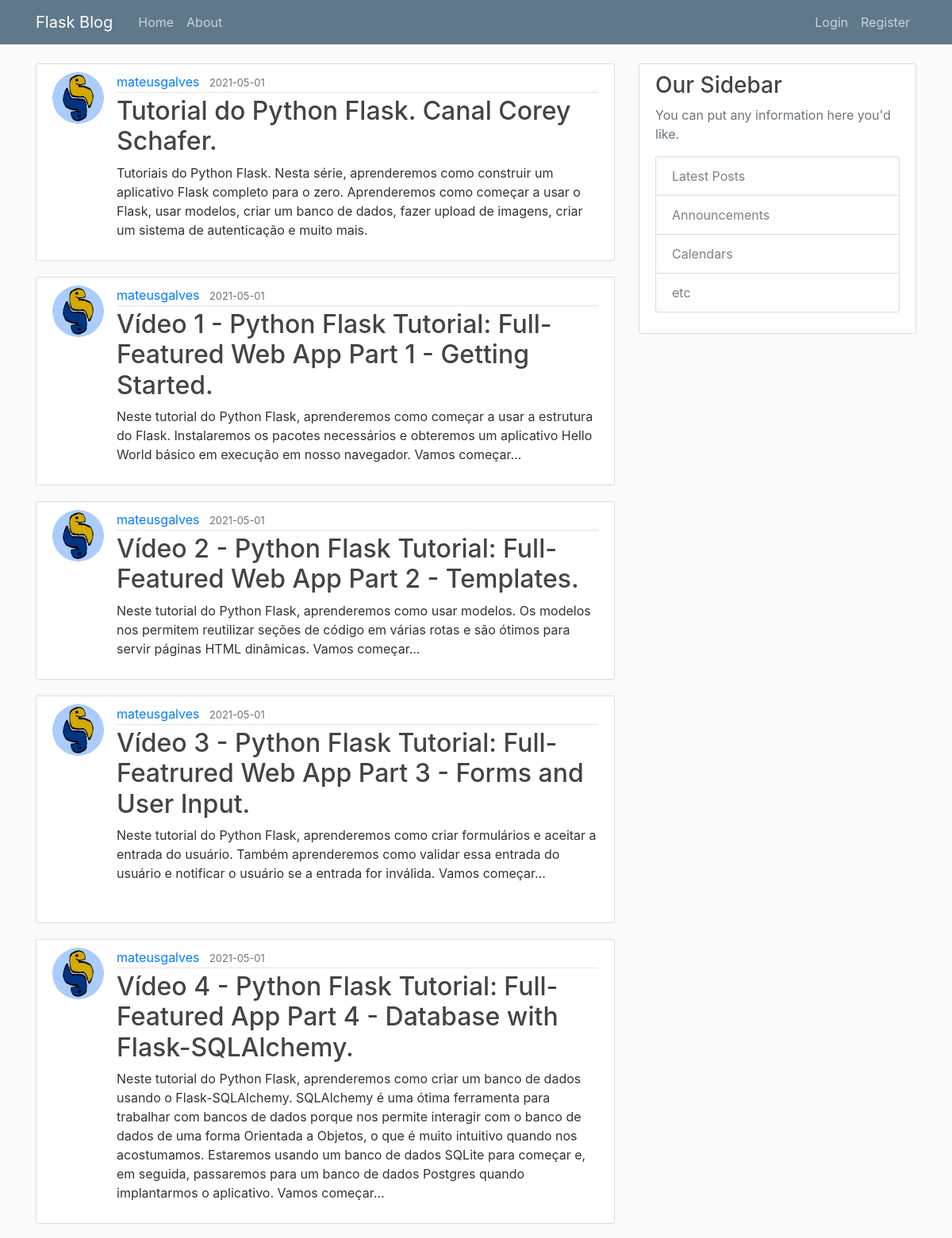
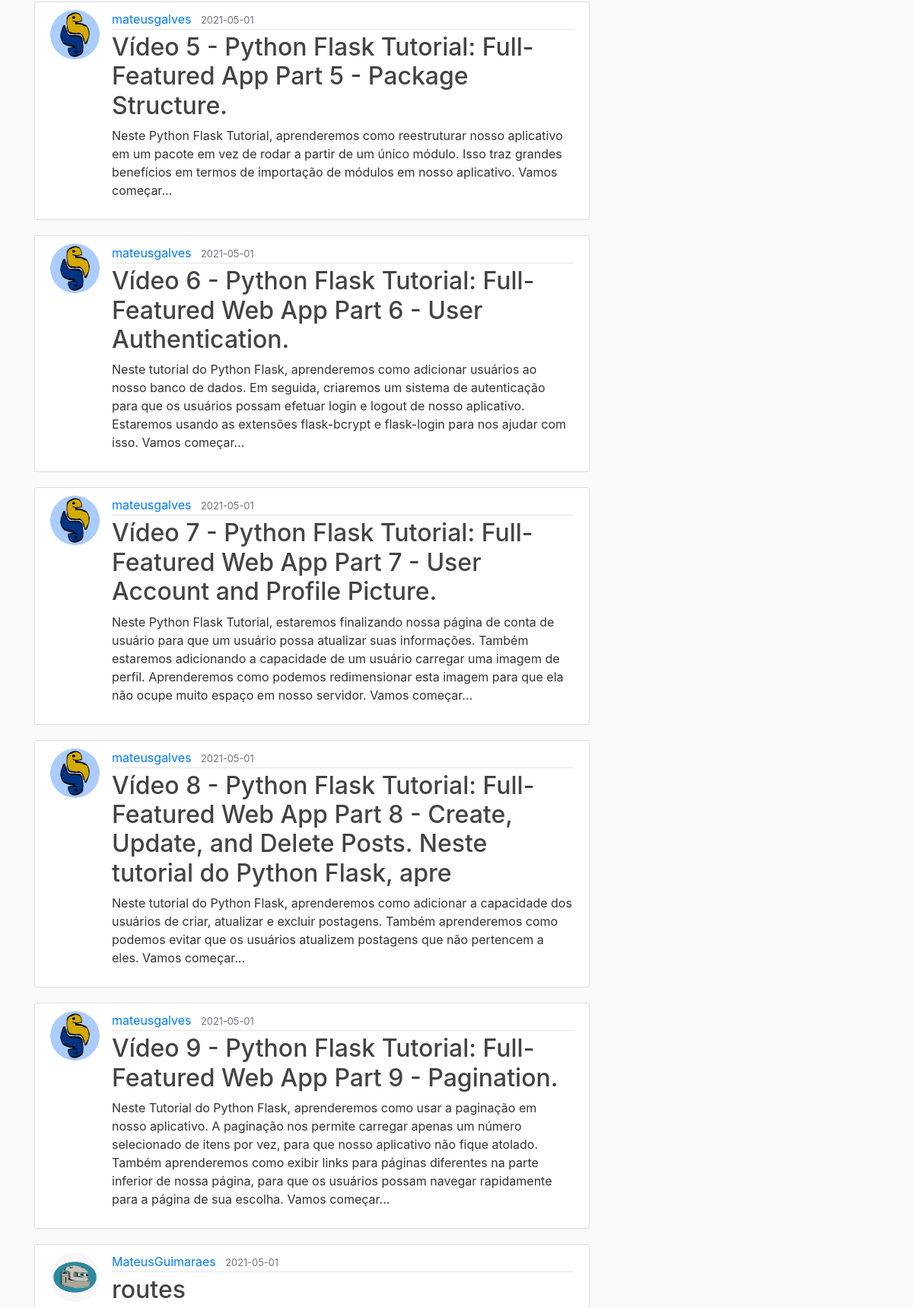
The page /home (upper part) on the database its author committed (2 pictures, top to bottom).
### flaskblog/models.py (models this page shows, shortened)
class Post(db.Model):
    id = db.Column(db.Integer, primary_key=True)
    title = db.Column(db.String(100), nullable=False)
    date_posted = db.Column(db.DateTime, nullable=False, default=datetime.utcnow)
    content = db.Column(db.Text, nullable=False)
    user_id = db.Column(db.Integer, db.ForeignKey('user.id'), nullable=False)

class User(db.Model, UserMixin):
    id = db.Column(db.Integer, primary_key=True)
    username = db.Column(db.String(20), unique=True, nullable=False)
    email = db.Column(db.String(120), unique=True, nullable=False)
    image_file = db.Column(db.String(20), nullable=False, default='default.jpg')
    password = db.Column(db.String(60), nullable=False)
    posts = db.relationship('Post', backref='author', lazy=True)

### flaskblog/routes.py (the view)
@app.route("/")
@app.route("/home")
def home():
    posts = Post.query.all()
    return render_template('home.html', posts=posts)

### flaskblog/templates/home.html
{% extends "layout.html" %}
{% block content %}
    {% for post in posts %}
        <article class="media content-section">
          <img class="rounded-circle article-img" src="{{ url_for('static', filename='profile_pics/' + post.author.image_file) }}">
          <div class="media-body">
            <div class="article-metadata">
              <a class="mr-2" href="#">{{ post.author.username }}</a>
              <small class="text-muted">{{ post.date_posted.strftime('%Y-%m-%d') }}</small>
            </div>
            <h2><a class="article-title" href="{{ url_for('post', post_id=post.id) }}">{{ post.title }}</a></h2>
            <p class="article-content">{{ post.content }}</p>
          </div>
        </article>
    {% endfor %}
{% endblock content %}

### flaskblog/templates/layout.html (shortened to what this page needs)
<!DOCTYPE html>
<html>
<head>
    <link rel="stylesheet" href="https://maxcdn.bootstrapcdn.com/bootstrap/4.0.0/css/bootstrap.min.css">
    <link rel="stylesheet" type="text/css" href="{{ url_for('static', filename='main.css') }}">
</head>
<body>
    <header class="site-header">
      <nav class="navbar navbar-expand-md navbar-dark bg-steel fixed-top">
        <div class="container">
          <a class="navbar-brand mr-4" href="/">Flask Blog</a>
          <div class="collapse navbar-collapse" id="navbarToggle">
            <div class="navbar-nav mr-auto">
              <a class="nav-item nav-link" href="{{ url_for('home') }}">Home</a>
              <a class="nav-item nav-link" href="{{ url_for('about') }}">About</a>
            </div>
            <div class="navbar-nav">
              {% if current_user.is_authenticated %}
                <a class="nav-item nav-link" href="{{ url_for('new_post') }}">New Post</a>
                <a class="nav-item nav-link" href="{{ url_for('account') }}">Account</a>
                <a class="nav-item nav-link" href="{{ url_for('logout') }}">Logout</a>
              {% else %}
                <a class="nav-item nav-link" href="{{ url_for('login') }}">Login</a>
                <a class="nav-item nav-link" href="{{ url_for('register') }}">Register</a>
              {% endif %}
            </div>
          </div>
        </div>
      </nav>
    </header>
    <main role="main" class="container">
      <div class="row">
        <div class="col-md-8">
          {% block content %}{% endblock %}
        </div>
        <div class="col-md-4">
          <div class="content-section">
            <h3>Our Sidebar</h3>
            <p class='text-muted'>You can put any information here you'd like.
              <ul class="list-group">
                <li class="list-group-item list-group-item-light">Latest Posts</li>
                <li class="list-group-item list-group-item-light">Announcements</li>
                <li class="list-group-item list-group-item-light">Calendars</li>
                <li class="list-group-item list-group-item-light">etc</li>
              </ul>
            </p>
          </div>
        </div>
      </div>
    </main>
</body>
</html>

### flaskblog/static/main.css (style rules this page uses)
body { background: #fafafa; color: #333333; margin-top: 5rem; }
h1, h2, h3, h4, h5, h6 { color: #444444; }
.bg-steel { background-color: #5f788a; }
.site-header .navbar-nav .nav-link { color: #cbd5db; }
.content-section { background: #ffffff; padding: 10px 20px; border: 1px solid #dddddd; border-radius: 3px; margin-bottom: 20px; }
.article-title { color: #444444; }
.article-content { white-space: pre-line; }
.article-img { height: 65px; width: 65px; margin-right: 16px; }
.article-metadata { padding-bottom: 1px; margin-bottom: 4px; border-bottom: 1px solid #e3e3e3 }

### rows shown on the page
Post: image_file (picture), author.username "mateusgalves", date_posted "2021-05-01", title "Tutorial do Python Flask. Canal Corey Schafer.", content "Tutoriais do Python Flask. Nesta série, aprenderemos como construir um aplicativo Flask completo para o zero. Aprenderemos como começar a usar o Flask, usar modelos, criar um banco de dados, fazer upload de imagens, criar um sistema de autenticação e muito mais."
Post: image_file (picture), author.username "mateusgalves", date_posted "2021-05-01", title "Vídeo 1 - Python Flask Tutorial: Full-Featured Web App Part 1 - Getting Started.", content "Neste tutorial do Python Flask, aprenderemos como começar a usar a estrutura do Flask. Instalaremos os pacotes necessários e obteremos um aplicativo Hello World básico em execução em nosso navegador. Vamos começar..."
Post: image_file (picture), author.username "mateusgalves", date_posted "2021-05-01", title "Vídeo 2 - Python Flask Tutorial: Full-Featured Web App Part 2 - Templates.", content "Neste tutorial do Python Flask, aprenderemos como usar modelos. Os modelos nos permitem reutilizar seções de código em várias rotas e são ótimos para servir páginas HTML dinâmicas. Vamos começar..."
Post: image_file (picture), author.username "mateusgalves", date_posted "2021-05-01", title "Vídeo 3 - Python Flask Tutorial: Full-Featrured Web App Part 3 - Forms and User Input.", content "Neste tutorial do Python Flask, aprenderemos como criar formulários e aceitar a entrada do usuário. Também aprenderemos como validar essa entrada do usuário e notificar o usuário se a entrada for inválida. Vamos começar..."
Post: image_file (picture), author.username "mateusgalves", date_posted "2021-05-01", title "Vídeo 4 - Python Flask Tutorial: Full-Featured App Part 4 - Database with Flask-SQLAlchemy.", content "Neste tutorial do Python Flask, aprenderemos como criar um banco de dados usando o Flask-SQLAlchemy. SQLAlchemy é uma ótima ferramenta para trabalhar com bancos de dados porque nos permite interagir com o banco de dados de uma forma Orientada a Objetos, o que é muito intuitivo quando nos acostumamos. Estaremos usando um banco de dados SQLite para começar e, em seguida, passaremos para um banco de dados Postgres quando implantarmos o aplicativo. Vamos começar..."
Post: image_file (picture), author.username "mateusgalves", date_posted "2021-05-01", title "Vídeo 5 - Python Flask Tutorial: Full-Featured App Part 5 - Package Structure.", content "Neste Python Flask Tutorial, aprenderemos como reestruturar nosso aplicativo em um pacote em vez de rodar a partir de um único módulo. Isso traz grandes benefícios em termos de importação de módulos em nosso aplicativo. Vamos começar..."
Post: image_file (picture), author.username "mateusgalves", date_posted "2021-05-01", title "Vídeo 6 - Python Flask Tutorial: Full-Featured Web App Part 6 - User Authentication.", content "Neste tutorial do Python Flask, aprenderemos como adicionar usuários ao nosso banco de dados. Em seguida, criaremos um sistema de autenticação para que os usuários possam efetuar login e logout de nosso aplicativo. Estaremos usando as extensões flask-bcrypt e flask-login para nos ajudar com isso. Vamos começar..."
Post: image_file (picture), author.username "mateusgalves", date_posted "2021-05-01", title "Vídeo 7 - Python Flask Tutorial: Full-Featured Web App Part 7 - User Account and Profile Picture.", content "Neste Python Flask Tutorial, estaremos finalizando nossa página de conta de usuário para que um usuário possa atualizar suas informações. Também estaremos adicionando a capacidade de um usuário carregar uma imagem de perfil. Aprenderemos como podemos redimensionar esta imagem para que ela não ocupe muito espaço em nosso servidor. Vamos começar..."
Post: image_file (picture), author.username "mateusgalves", date_posted "2021-05-01", title "Vídeo 8 - Python Flask Tutorial: Full-Featured Web App Part 8 - Create, Update, and Delete Posts. Neste tutorial do Python Flask, apre", content "Neste tutorial do Python Flask, aprenderemos como adicionar a capacidade dos usuários de criar, atualizar e excluir postagens. Também aprenderemos como podemos evitar que os usuários atualizem postagens que não pertencem a eles. Vamos começar..."
Post: image_file (picture), author.username "mateusgalves", date_posted "2021-05-01", title "Vídeo 9 - Python Flask Tutorial: Full-Featured Web App Part 9 - Pagination.", content "Neste Tutorial do Python Flask, aprenderemos como usar a paginação em nosso aplicativo. A paginação nos permite carregar apenas um número selecionado de itens por vez, para que nosso aplicativo não fique atolado. Também aprenderemos como exibir links para páginas diferentes na parte inferior de nossa página, para que os usuários possam navegar rapidamente para a página de sua escolha. Vamos começar..."
Post: image_file (placeholder picture), author.username "MateusGuimaraes", date_posted "2021-05-01", title "routes"
